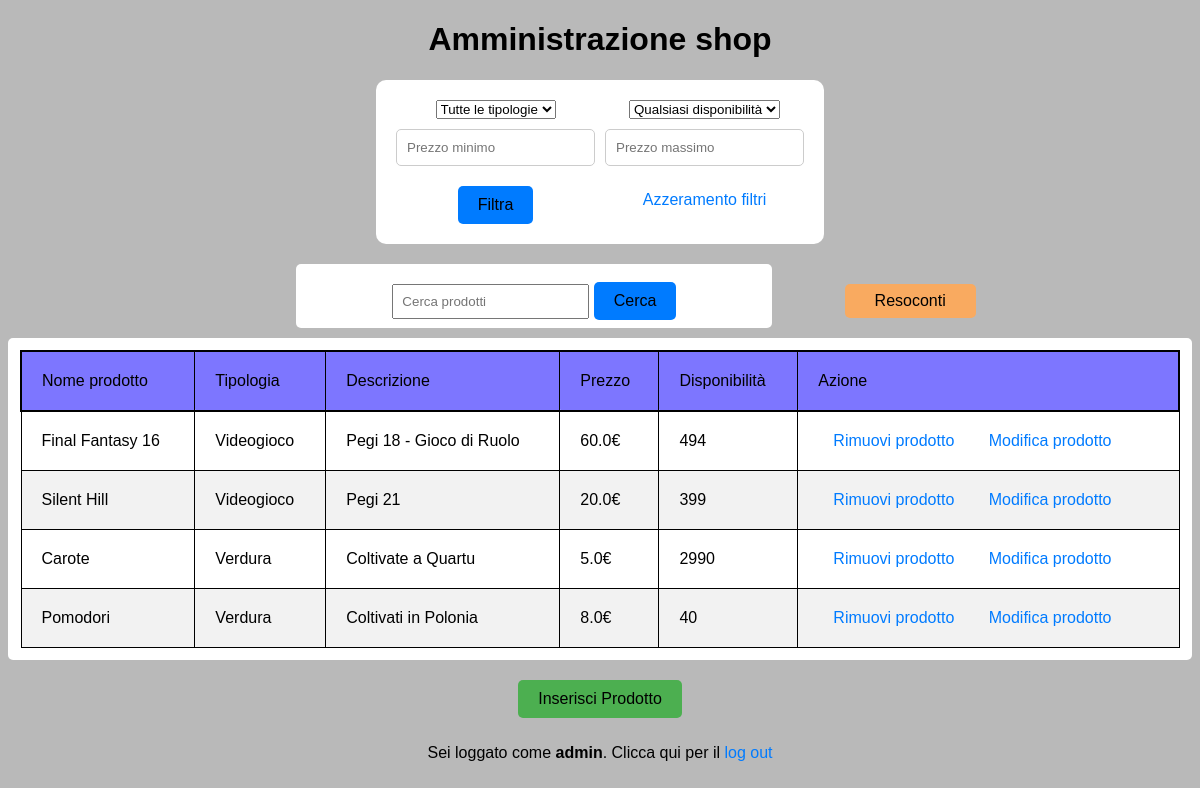
Before: /vetrina_amministratore/ (signed in) with the older database file.
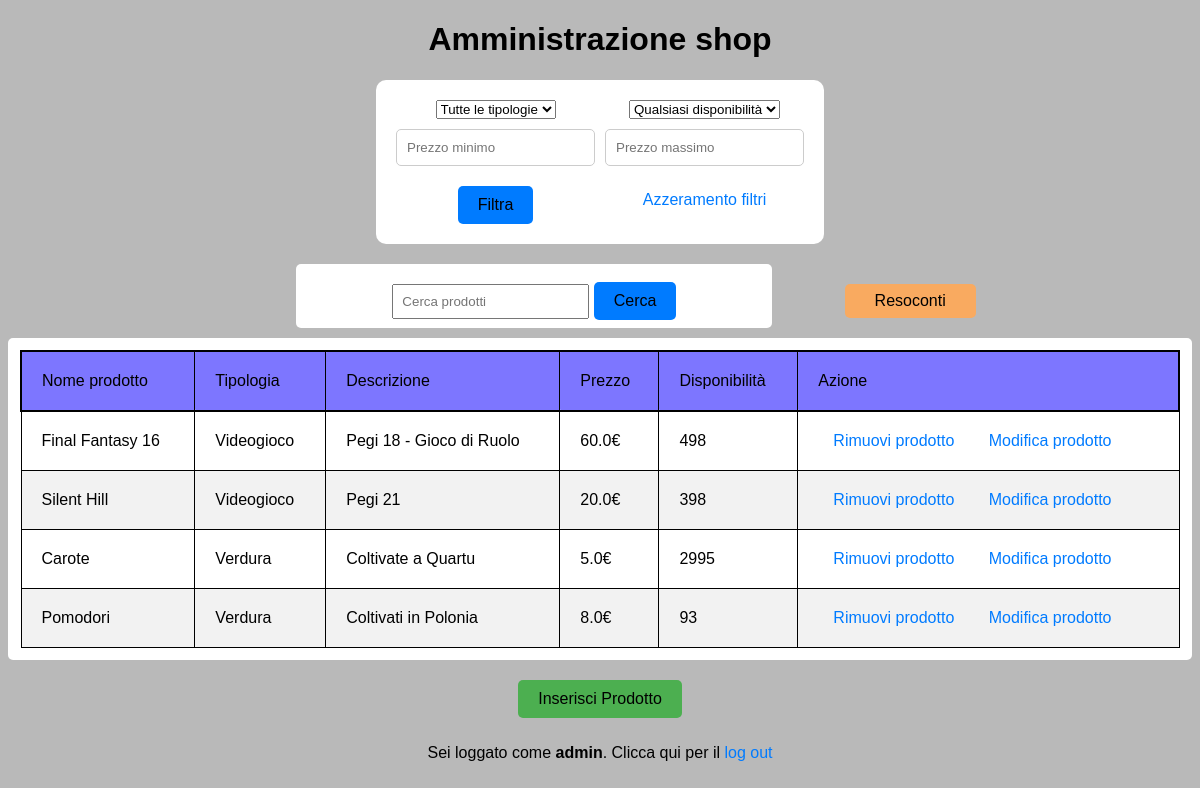
After: the same page with the newer database file.
### utente/models.py (models this page shows, shortened)
class Prodotto(models.Model):
    pezzi_venduti = models.PositiveIntegerField(default=0)
    disponibilita = models.PositiveIntegerField(default=100)
    nome = models.CharField(max_length=30, unique=True)
    codice_seriale = models.IntegerField(unique=True, default=0, primary_key=True)
    tipologia = models.CharField(max_length=30)
    descrizione = models.TextField(default="")
    prezzo = models.FloatField(default=0.0, validators=[MinValueValidator(0)])
    vetrina = models.ForeignKey(Vetrina, on_delete=models.PROTECT, null=True, default="Vetrina")
    resoconto_vendite = models.ForeignKey(ResocontoVendite, on_delete=models.PROTECT, null=True, default="Resoconto")
    class Meta:
        verbose_name_plural = "Prodotti"

### vetrine/views.py (the view)
# urls.py: path('vetrina_amministratore/', vetrine.views.vetrina_amministratore_view, name='vetrina_amministratore'),
@login_required
@user_passes_test(lambda u: u.is_superuser)
def vetrina_amministratore_view(request):
    context = carica_vetrina(request, get_object_or_404(VetrinaAmministratore).vetrina)
    return render(request, "vetrine/vetrinaAmministratore.html", context=context)

### vetrine/models.py (called while the page is built)
    @staticmethod
    def ricerca_prodotto(request, elenco_prodotti):
        search_query = request.GET.get('search_query')
        if search_query:
            elenco_prodotti = elenco_prodotti.filter(
                Q(nome__icontains=search_query) | Q(descrizione__icontains=search_query))
        return elenco_prodotti

    @staticmethod
    def azzera_filtri(request, elenco_prodotti):
        reset_filters = request.GET.get('reset_filters')
        if reset_filters:
            elenco_prodotti = get_object_or_404(Vetrina).prodotto_set.all()
        return elenco_prodotti

### templates/vetrine/vetrinaAmministratore.html (shortened to what this page needs)
{% extends 'base.html' %}
{% load static %}
{% block head %}
    <head>
        <link rel="stylesheet" type="text/css" href="{% static '/css/vetrinaAdmin.css' %}">
    </head>
{% endblock head %}
    {% block content %}
    <h1>Amministrazione shop</h1>
    <div class="centerFiltri">
        <form class="filtri" method="GET">
            <select name="tipologia">
                <option value="" selected>Tutte le tipologie</option>
            </select>
            <select name="disponibilita">
                <option value="" selected>Qualsiasi disponibilità</option>
            </select>
            <input type="number" name="prezzo_min" placeholder="Prezzo minimo" value="{{ request.GET.prezzo_min }}">
            <input type="number" name="prezzo_max" placeholder="Prezzo massimo" value="{{ request.GET.prezzo_max }}">
            <button type="submit">Filtra</button>
            <a href="?reset_filters=true">Azzeramento filtri</a>
        </form>
    </div>
    <div class="centerSearch">
        <form class="formSearch" method="GET">
            <input type="text" name="search_query" placeholder="Cerca prodotti" value="{{ request.GET.search_query }}">
            <button type="submit">Cerca</button>
        </form>
        <div>
            <button id="resoconto" class="fakeButton fake1" onclick="window.location.href='{% url 'resoconto_vendite' %}'">Resoconti</button>
        </div>
    </div>
    <div class="centerTable">
        <table>
              <thead>
                 <tr>
                     <td>Nome prodotto</td>
                     <td>Tipologia</td>
                     <td>Descrizione</td>
                     <td>Prezzo</td>
                     <td>Disponibilità</td>
                     <td>Azione</td>
                 </tr>
              </thead>
              <tbody>
                {% for item in elenco_prodotti %}
                    <tr class="admin_product" id="{{ item.nome }}">
                        <td class="admin_product_nome">{{ item.nome }}</td>
                        <td class="admin_product_tipologia">{{ item.tipologia }}</td>
                        <td class="admin_product_descrizione">{{ item.descrizione }}</td>
                        <td class="admin_product_prezzo">{{ item.prezzo }}€</td>
                        <td class="admin_product_disponibilita">{{ item.disponibilita }}</td>
                        <td>
                            <div>
                                <a href="{% url 'rimuovi_prodotto' item.codice_seriale %}">Rimuovi prodotto</a>
                                <a href="{% url 'modifica_prodotto' item.codice_seriale %}">Modifica prodotto</a>
                            </div>
                        </td>
                    </tr>
                {% endfor %}
              </tbody>
          </table>
    </div>
    <form class="formAggiungi" action="{% url 'nuovo_prodotto' %}" method="post">
        <button id="insert_button" type="submit">Inserisci Prodotto</button>
    </form>
    {% endblock content %}

Changed rows visible on the page:
changed Prodotto "Final Fantasy 16": disponibilita "494" → "498"
changed Prodotto "Silent Hill": disponibilita "399" → "398"
changed Prodotto "Carote": disponibilita "2990" → "2995"
changed Prodotto "Pomodori": disponibilita "40" → "93"
